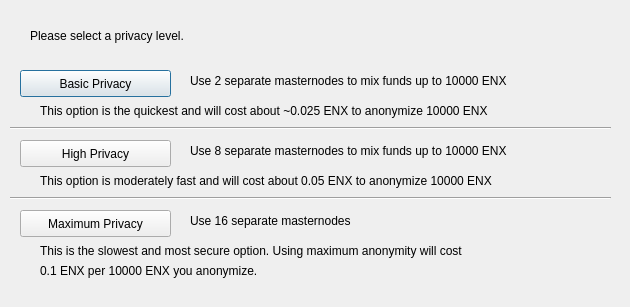
<?xml version="1.0" encoding="UTF-8"?>
<ui version="4.0">
 <class>ObfuscationConfig</class>
 <widget class="QDialog" name="ObfuscationConfig">
  <property name="geometry">
   <rect>
    <x>0</x>
    <y>0</y>
    <width>630</width>
    <height>307</height>
   </rect>
  </property>
  <property name="windowTitle">
   <string>Configure Obfuscation</string>
  </property>
  <widget class="QPushButton" name="buttonBasic">
   <property name="geometry">
    <rect>
     <x>20</x>
     <y>70</y>
     <width>151</width>
     <height>27</height>
    </rect>
   </property>
   <property name="text">
    <string>Basic Privacy</string>
   </property>
  </widget>
  <widget class="QPushButton" name="buttonHigh">
   <property name="geometry">
    <rect>
     <x>20</x>
     <y>140</y>
     <width>151</width>
     <height>27</height>
    </rect>
   </property>
   <property name="text">
    <string>High Privacy</string>
   </property>
  </widget>
  <widget class="QPushButton" name="buttonMax">
   <property name="geometry">
    <rect>
     <x>20</x>
     <y>210</y>
     <width>151</width>
     <height>27</height>
    </rect>
   </property>
   <property name="text">
    <string>Maximum Privacy</string>
   </property>
  </widget>
  <widget class="QLabel" name="label">
   <property name="geometry">
    <rect>
     <x>30</x>
     <y>20</y>
     <width>571</width>
     <height>31</height>
    </rect>
   </property>
   <property name="text">
    <string>Please select a privacy level.</string>
   </property>
  </widget>
  <widget class="QLabel" name="label_2">
   <property name="geometry">
    <rect>
     <x>190</x>
     <y>70</y>
     <width>421</width>
     <height>21</height>
    </rect>
   </property>
   <property name="text">
    <string>Use 2 separate masternodes to mix funds up to 10000 ENX</string>
   </property>
  </widget>
  <widget class="QLabel" name="label_3">
   <property name="geometry">
    <rect>
     <x>190</x>
     <y>140</y>
     <width>411</width>
     <height>21</height>
    </rect>
   </property>
   <property name="text">
    <string>Use 8 separate masternodes to mix funds up to 10000 ENX</string>
   </property>
  </widget>
  <widget class="QLabel" name="label_4">
   <property name="geometry">
    <rect>
     <x>190</x>
     <y>210</y>
     <width>421</width>
     <height>21</height>
    </rect>
   </property>
   <property name="text">
    <string>Use 16 separate masternodes</string>
   </property>
  </widget>
  <widget class="QLabel" name="label_6">
   <property name="geometry">
    <rect>
     <x>40</x>
     <y>100</y>
     <width>561</width>
     <height>21</height>
    </rect>
   </property>
   <property name="text">
    <string>This option is the quickest and will cost about ~0.025 ENX to anonymize 10000 ENX</string>
   </property>
  </widget>
  <widget class="QLabel" name="label_7">
   <property name="geometry">
    <rect>
     <x>40</x>
     <y>170</y>
     <width>561</width>
     <height>21</height>
    </rect>
   </property>
   <property name="text">
    <string>This option is moderately fast and will cost about 0.05 ENX to anonymize 10000 ENX</string>
   </property>
  </widget>
  <widget class="QLabel" name="label_8">
   <property name="geometry">
    <rect>
     <x>40</x>
     <y>240</y>
     <width>561</width>
     <height>21</height>
    </rect>
   </property>
   <property name="text">
    <string>This is the slowest and most secure option. Using maximum anonymity will cost</string>
   </property>
  </widget>
  <widget class="QLabel" name="label_9">
   <property name="geometry">
    <rect>
     <x>40</x>
     <y>260</y>
     <width>561</width>
     <height>21</height>
    </rect>
   </property>
   <property name="text">
    <string>0.1 ENX per 10000 ENX you anonymize.</string>
   </property>
  </widget>
  <widget class="Line" name="line">
   <property name="geometry">
    <rect>
     <x>10</x>
     <y>120</y>
     <width>601</width>
     <height>16</height>
    </rect>
   </property>
   <property name="orientation">
    <enum>Qt::Horizontal</enum>
   </property>
  </widget>
  <widget class="Line" name="line_2">
   <property name="geometry">
    <rect>
     <x>10</x>
     <y>190</y>
     <width>601</width>
     <height>16</height>
    </rect>
   </property>
   <property name="orientation">
    <enum>Qt::Horizontal</enum>
   </property>
  </widget>
 </widget>
 <resources/>
 <connections/>
</ui>
